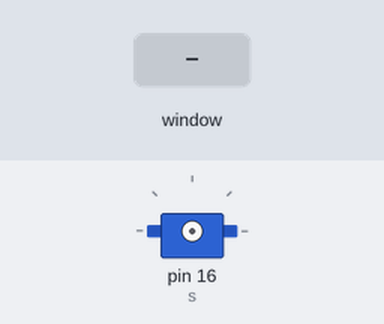
Simulated run of this program. Board: Raspberry Pi (header pin numbers). Shown: servo. The test bench sets the inputs (shaded band). The desktop window is not drawn, its controls go by their first labels and the mouse button is held 0.15 s; servo angles are drawn from the pulse width (0.5 ms = 0°, 2.5 ms = 180°); threads take turns every 2 ms.

Above: at 1.2 s.
1.3 s: slider 1 in the window set to 6
2.8 s: slider 1 in the window set to 12
At 3.1 s:
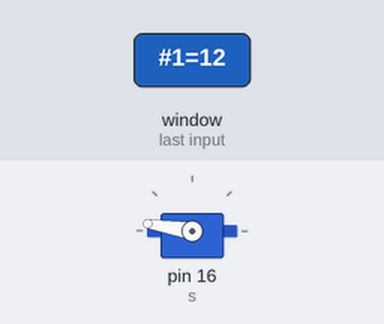
4.3 s: slider 1 in the window set to 3
At 5.2 s:
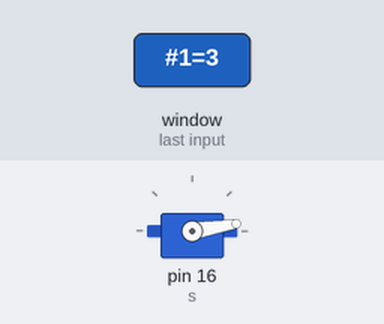
Timing chart, 0 to 7.3 s (numbered marks = the images above; inputs shaded):
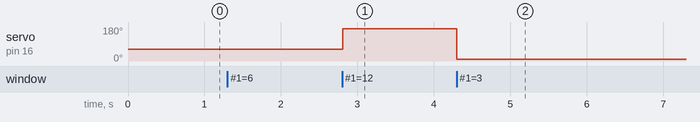

The program:

servoSlider.py
```python
#!/usr/bin/env python
from Tkinter import *
import RPi.GPIO as GPIO
import threading
import time
#@author Ryan
#Trying to use some global variables
#probably a much better way of doing this but it works
servo = None
master = None
done = False


#Make a thread class that handles all of the GPIO stuff
#It relies on the red green blue global variables to be the sliders
#very tightly coupled...oh well
class ControlThread (threading.Thread):
    def __init__(self):
        threading.Thread.__init__(self)
        GPIO.setmode(GPIO.BOARD)
        GPIO.setup(16, GPIO.OUT)
        self.s = GPIO.PWM(16, 50)
        self.s.start(0)

    def run(self):
        global green
        global done
        #change the duty cycle based off of what the slider says
        while not done:
            self.s.ChangeDutyCycle(servo.get())
            time.sleep(.01)

        #all done so let's clean up our mess
        self.s.stop()
        GPIO.cleanup()
#called when you press the x on the gui. Cleans everything up.
def cleanUp():
    global done
    global master
    done = True
    master.destroy()

#Makes a gpio thread and a Tk window then puts three scales on it
#nothing too crazy but getting it to run on your system may be a pain
#because the GPIO stuff needs root and X forwarding doesn't like root
#copy the last line of the command: xauth list
#into a file /root/.Xauthority (make one if you need to)
#then run the command: xauth add (what ever that last line was)
def main():
    global servo
    global master
    thread = ControlThread()
    master = Tk()
    master.title("Servo slider")
    master.protocol('WM_DELETE_WINDOW', cleanUp)
    master.minsize(250, 200)
    sl = Label(master, text="Servo")
    sl.pack()
    servo = Scale(master, from_=0, to=12.5, orient=HORIZONTAL, length=200)
    servo.pack()
    thread.start()
    mainloop()


if __name__ == "__main__":
    main()
```

Measured:
- after the input at 2.8 s, servo on pin 16 (s): 63° → 171° at once
- after the input at 4.3 s, servo on pin 16 (s): 171° → 9° at once
